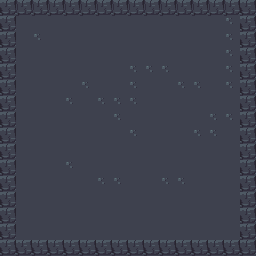

Rendered tile map (Tiled .tmx) drawn with the repository's tilesets; below, a short description and the map source with its tile grids summarised:
An orthogonal 16x16 tile map with 16x16 px tiles, 2 tile layers (Background, ColliderBlocks), 2 tilesets and 1 object (MapChange).

<map version="1.0" orientation="orthogonal" renderorder="right-down" width="16" height="16" tilewidth="16" tileheight="16" nextobjectid="16">
 <tileset firstgid="1" name="floor" tilewidth="16" tileheight="16" tilecount="140" columns="10">
  <image source="../tiles/cobbles2.png" width="162" height="224" />
 </tileset>
 <tileset firstgid="141" name="all" tilewidth="16" tileheight="16" tilecount="552" columns="23">
  <image source="../tiles/dungeon_tiles_0.png" width="368" height="384" />
 </tileset>
 <layer name="Background" width="16" height="16">
  <data>[256 cells, 256 non-empty, 25 distinct tile ids]</data>
 </layer>
 <layer name="ColliderBlocks" width="16" height="16">
  <data>[256 cells, 60 non-empty, 2 distinct tile ids]</data>
 </layer>
 <objectgroup name="Events">
  <object id="15" name="DownStairs" type="MapChange" x="224" y="16" width="16" height="16" />
 </objectgroup>
</map>
